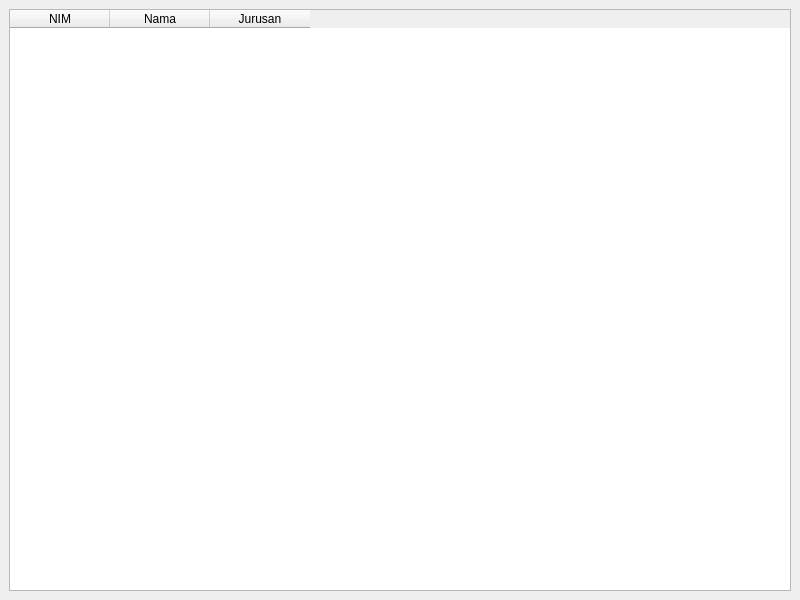
<?xml version="1.0" encoding="UTF-8"?>
<ui version="4.0">
 <class>DashboardWindow</class>
 <widget class="QMainWindow" name="DashboardWindow">
  <property name="geometry">
   <rect>
    <x>0</x>
    <y>0</y>
    <width>800</width>
    <height>600</height>
   </rect>
  </property>
  <property name="windowTitle">
   <string>Dashboard</string>
  </property>
  <widget class="QWidget" name="centralwidget">
   <layout class="QVBoxLayout" name="verticalLayout">
    <item>
     <widget class="QTableWidget" name="tableWidget">
      <column>
       <property name="text">
        <string>NIM</string>
       </property>
      </column>
      <column>
       <property name="text">
        <string>Nama</string>
       </property>
      </column>
      <column>
       <property name="text">
        <string>Jurusan</string>
       </property>
      </column>
     </widget>
    </item>
   </layout>
  </widget>
 </widget>
 <resources/>
 <connections/>
</ui>
